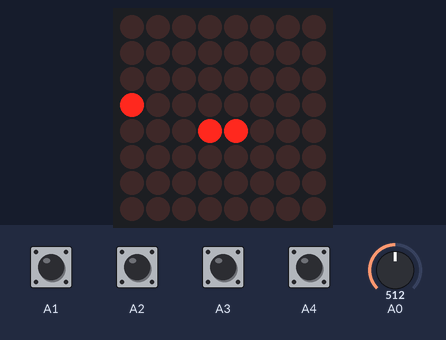
This sketch was run on a simulated Arduino Uno, built with avr-gcc and run on an emulated ATmega328P. Parts: 8×8 LED matrix. The test bench sets the inputs (shaded band); at power-on: A1–4 HIGH, A0 = 512. Random numbers use the default seed unless the sketch sets one.

Above: at 3.5 s.
3.6 s: A0 set to 716
At 10.0 s:
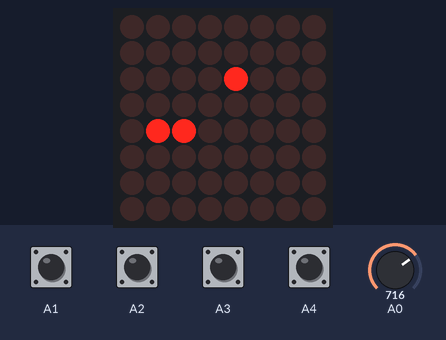
10.6 s: A4 pulled LOW for 1.6 s
At 12.0 s:
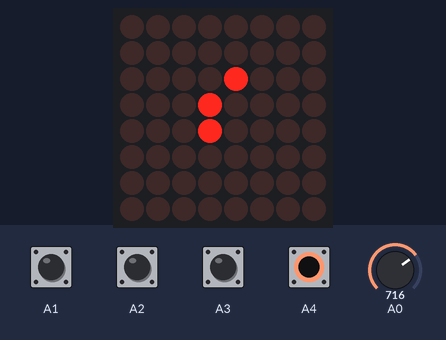
16.1 s: A0 set to 0
At 18.4 s:
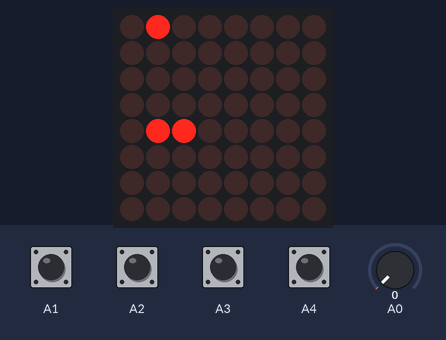
22.3 s: A3 pulled LOW for 1.6 s
At 23.9 s:
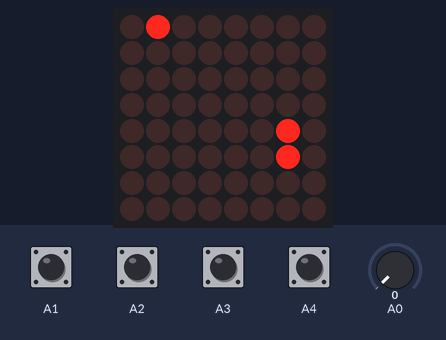
29.7 s: A2 pulled LOW for 1.6 s
At 31.8 s:
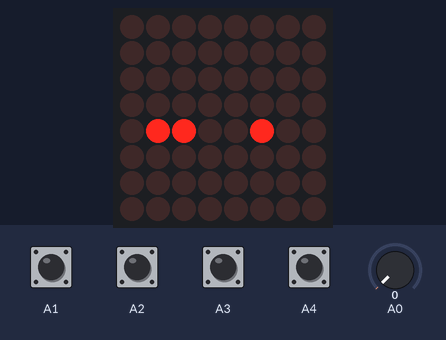
39.2 s: A4 pulled LOW for 1.6 s
At 40.4 s:
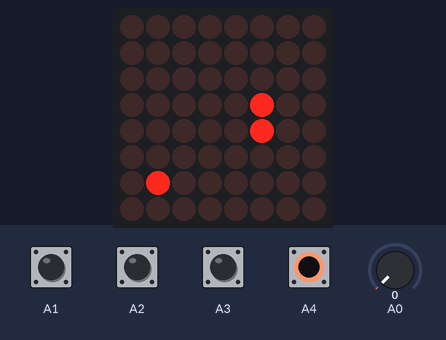

Measured:
- what the display in image 1 shows lasts 1.1 s, from 9.2 s to 10.3 s

The sketch:

228.ino
```cpp
#include <GyverMAX7219.h>
MAX7219 < 1, 1, 5 > mtrx;

#define WIDTH 8
#define HEIGHT 8
#define START_X 1
#define START_Y 4

#define UP 1
#define DOWN 2
#define LEFT 3
#define RIGHT 4

struct point {
  int x;
  int y;
};

int direction = RIGHT;
struct point snake[WIDTH*HEIGHT];
int snake_length = 2;
struct point food;

bool is_collision(int x, int y) {
  if (snake[0].x == x && snake[0].y == y)
    return true;
  for (int i = 1; i < snake_length; i++) {
    if (snake[i].x == x && snake[i].y == y)
      return true;
  }
  return false;
}

void draw_field(bool ate_food) {
  if (!ate_food) {
    mtrx.clear();
    for (int i = 0; i < snake_length; ++i) {
      mtrx.dot(snake[i].x, snake[i].y);
    }
    mtrx.dot(food.x, food.y);
    mtrx.update();
    delay(1000);
  }
}

void generate_food() {
  randomSeed(analogRead(A0));
  int x, y;
  do {
    x = random(0, WIDTH);
    y = random(0, HEIGHT);
  } while (is_collision(x, y) || (x == 0 && y == 0));
  food.x = x;
  food.y = y;
}

void initialize_snake() {
  snake[0].x = START_X + 1;
  snake[0].y = START_Y;
  snake[1].x = START_X;
  snake[1].y = START_Y;
}


void restart() {
  for (int i = 0; i < 8; i++) {
    mtrx.clear();
    mtrx.line(0, i, 7, i);
    mtrx.update();
    delay(228);
  }
  mtrx.clear();
  initialize_snake();
  snake_length = 2;
  direction = RIGHT;
  generate_food();
}

void move_snake(bool &ate_food) {
  int i;
  for (i = snake_length-1; i > 0; i--) {
    snake[i].x = snake[i-1].x;
    snake[i].y = snake[i-1].y;
  }
  switch (direction) {
    case UP:
      snake[0].y--;
      break;
    case DOWN:
      snake[0].y++;
      break;
    case LEFT:
      snake[0].x--;
      break;
    case RIGHT:
      snake[0].x++;
      break;
  }
  if (snake[0].x == -1 || snake[0].x == WIDTH || snake[0].y == -1 || snake[0].y == HEIGHT) {
    restart();
  }
  for (i = 1; i < snake_length; i++) {
    if (snake[0].x == snake[i].x && snake[0].y == snake[i].y) {
      restart();
    }
  }
  if (snake[0].x == food.x && snake[0].y == food.y) {
    snake_length++;
    generate_food();
    ate_food = true;
  } else {
    ate_food = false;
  }
}

void process_input() {
  if (direction != DOWN && !digitalRead(A4))
    direction = UP;
  else if (direction != UP && !digitalRead(A3))
    direction = DOWN;
  else if (direction != RIGHT && !digitalRead(A1))
    direction = RIGHT;
  else if (direction != LEFT && !digitalRead(A2))
    direction = LEFT;
}

void setup() {
  mtrx.begin();
  mtrx.setBright(5);
  pinMode(A1, INPUT_PULLUP);
  pinMode(A2, INPUT_PULLUP);
  pinMode(A3, INPUT_PULLUP);
  pinMode(A4, INPUT_PULLUP);
  restart();
}

void loop() {
  bool ate_food = false;
  process_input();
  move_snake(ate_food);
  draw_field(ate_food);
  delay(100);
}
```
